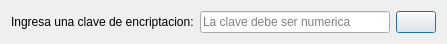
<?xml version="1.0" encoding="UTF-8"?>
<ui version="4.0">
 <class>frmCodigo</class>
 <widget class="QDialog" name="frmCodigo">
  <property name="geometry">
   <rect>
    <x>0</x>
    <y>0</y>
    <width>447</width>
    <height>44</height>
   </rect>
  </property>
  <property name="windowTitle">
   <string>Clave de encriptacion</string>
  </property>
  <property name="windowOpacity">
   <double>0.970000000000000</double>
  </property>
  <layout class="QVBoxLayout" name="verticalLayout">
   <item>
    <layout class="QHBoxLayout" name="horizontalLayout">
     <item>
      <widget class="QLabel" name="label">
       <property name="text">
        <string>Ingresa una clave de encriptacion:</string>
       </property>
      </widget>
     </item>
     <item>
      <widget class="QLineEdit" name="lineEdit">
       <property name="echoMode">
        <enum>QLineEdit::Password</enum>
       </property>
       <property name="placeholderText">
        <string>La clave debe ser numerica</string>
       </property>
      </widget>
     </item>
     <item>
      <widget class="QPushButton" name="pushButton">
       <property name="toolTip">
        <string>Encriptar texto</string>
       </property>
       <property name="text">
        <string/>
       </property>
       <property name="icon">
        <iconset resource="Recursos.qrc">
         <normaloff>:/images/1401967474_text-width.png</normaloff>:/images/1401967474_text-width.png</iconset>
       </property>
      </widget>
     </item>
    </layout>
   </item>
  </layout>
 </widget>
 <resources>
  <include location="Recursos.qrc"/>
 </resources>
 <connections/>
</ui>
